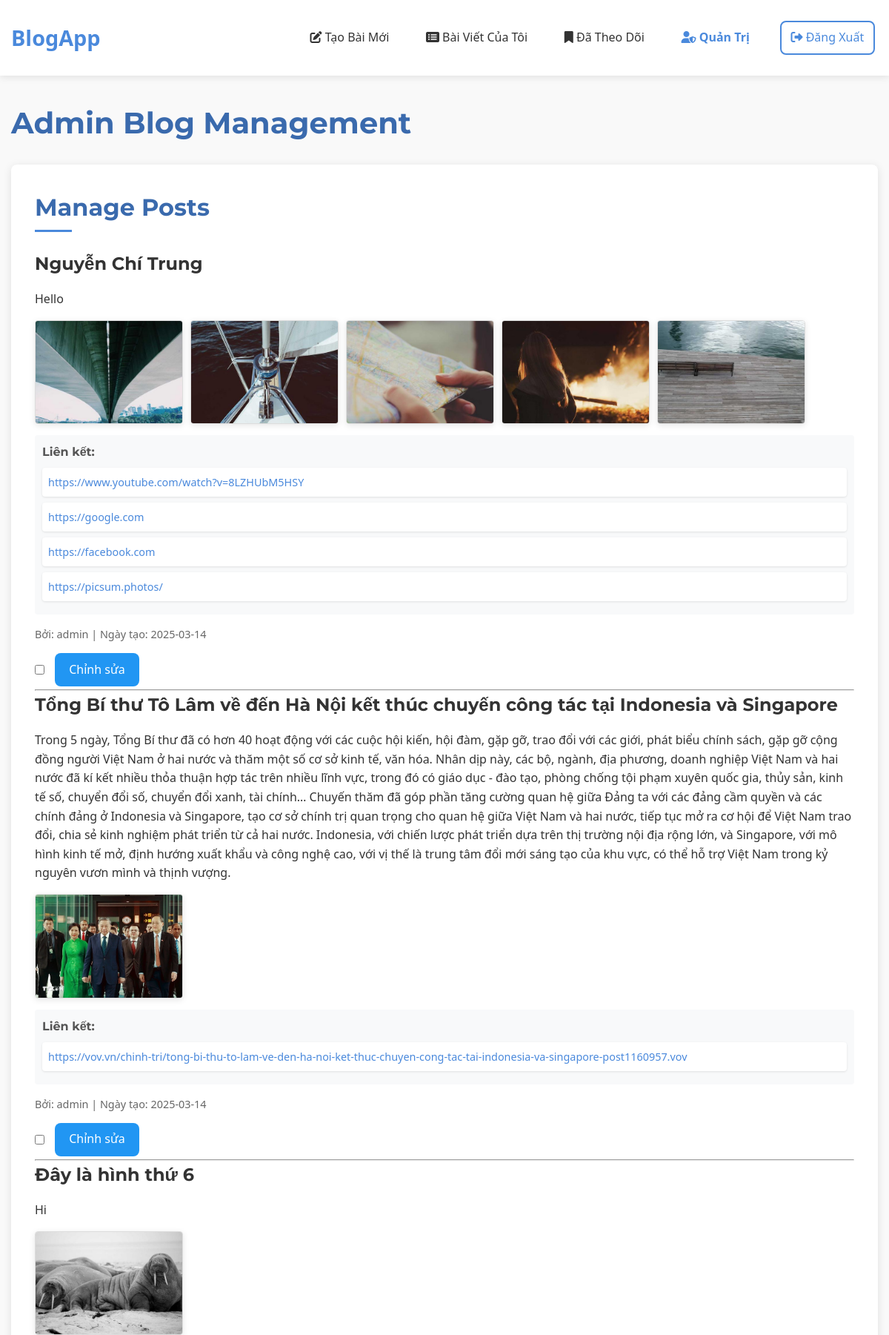
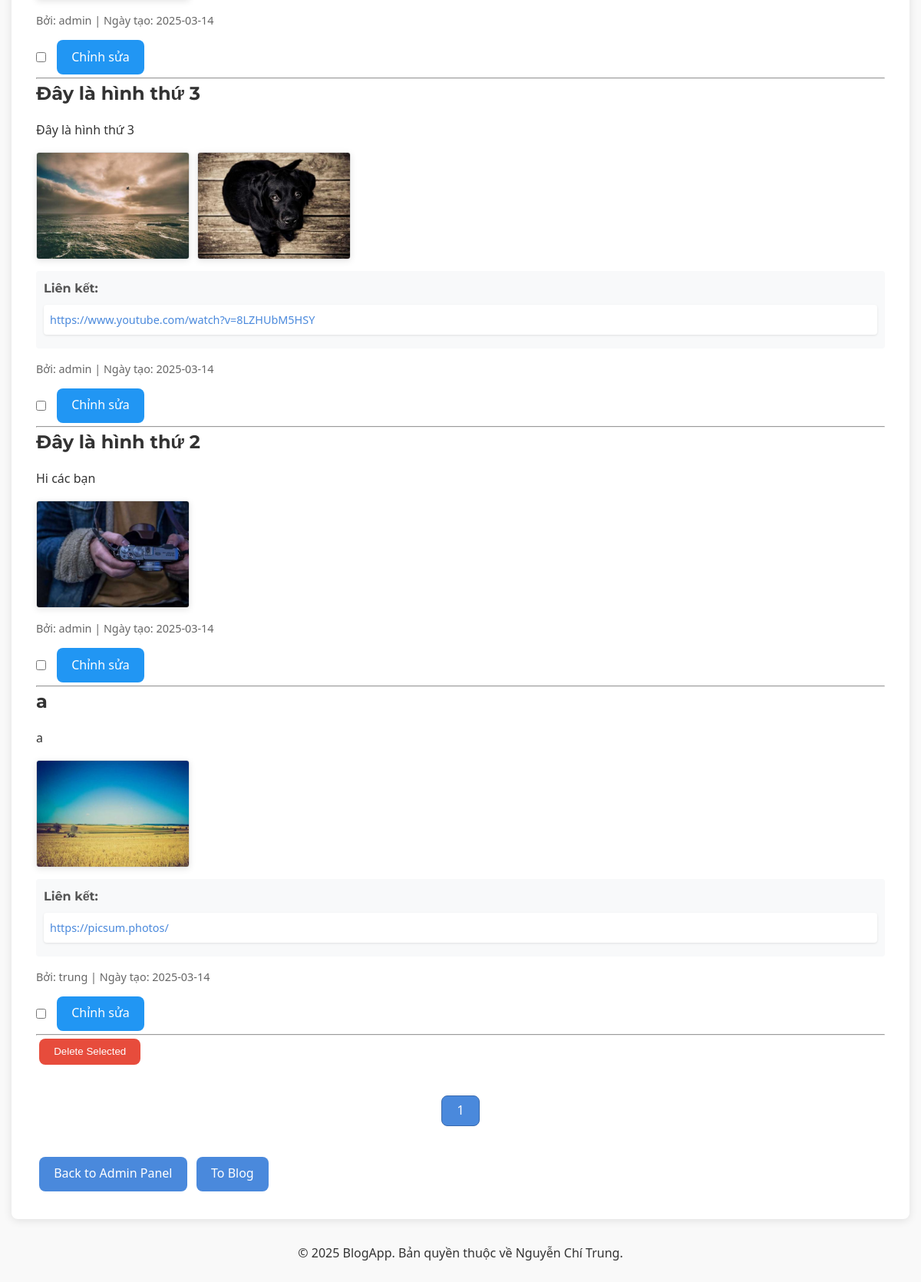
Page /admin/posts (signed in) on the committed database (2 pictures, top to bottom).
### tables this page shows
CREATE TABLE post (
  id INTEGER PRIMARY KEY AUTOINCREMENT,
  author_id INTEGER NOT NULL,
  created TIMESTAMP NOT NULL DEFAULT CURRENT_TIMESTAMP,
  title TEXT NOT NULL,
  text_content TEXT,
  FOREIGN KEY (author_id) REFERENCES user (id)
);

CREATE TABLE post_content (
  id INTEGER PRIMARY KEY AUTOINCREMENT,
  post_id INTEGER NOT NULL,
  content_type TEXT NOT NULL,  -- 'image' hoặc 'link'
  content TEXT NOT NULL,       -- đường dẫn hình ảnh hoặc URL
  display_order INTEGER NOT NULL,
  FOREIGN KEY (post_id) REFERENCES post (id) ON DELETE CASCADE
);

CREATE TABLE user (
  id INTEGER PRIMARY KEY AUTOINCREMENT,
  username TEXT UNIQUE NOT NULL,
  password TEXT NOT NULL,
  is_blocked BOOLEAN NOT NULL DEFAULT 0,
  is_admin BOOLEAN NOT NULL DEFAULT 0
);

### flaskr/blog.py (the view)
@bp.route('/admin/posts')
@login_required
def admin_posts():
    if not g.user['is_admin']:
        return redirect(url_for('blog.blog_index'))
    db = get_db()
    page = request.args.get('page', 1, type=int)
    per_page = 10
    offset = (page - 1) * per_page
    posts_rows = db.execute(
        'SELECT p.id, p.title, p.text_content, p.created, u.username, u.id as author_id'
        ' FROM post p JOIN user u ON p.author_id = u.id'
        ' ORDER BY p.created DESC LIMIT ? OFFSET ?',
        (per_page, offset)
    ).fetchall()
    posts = []
    for post_row in posts_rows:
        post = dict(post_row)
        contents = db.execute(
            'SELECT content_type, content, display_order'
            ' FROM post_content'
            ' WHERE post_id = ?'
            ' ORDER BY display_order',
            (post['id'],)
        ).fetchall()
        post['images'] = [c['content'] for c in contents if c['content_type'] == 'image']
        post['links'] = [c['content'] for c in contents if c['content_type'] == 'link']
        posts.append(post)
    total_posts = db.execute('SELECT COUNT(*) FROM post').fetchone()[0]
    total_pages = (total_posts + per_page - 1) // per_page
    return render_template('admin_posts.html', posts=posts, page=page, total_pages=total_pages)

### flaskr/__init__.py (called while the page is built)
def create_app(test_config=None):
    app = Flask(__name__, instance_relative_config=True)
    app.config.from_mapping(
        SECRET_KEY='dev',
        DATABASE=os.path.join(app.instance_path, 'flaskr.sqlite'),
    )
    if test_config is None:
        app.config.from_pyfile('config.py', silent=True)
    else:
        app.config.from_mapping(test_config)
    try:
        os.makedirs(app.instance_path)
    except OSError:
        pass
    from . import db
    db.init_app(app)
    from . import auth
    app.register_blueprint(auth.bp)
    from . import blog
    app.register_blueprint(blog.bp)
    @app.context_processor
    def inject_utilities():
        def get_year():
            return datetime.datetime.now().year
        return {'get_year': get_year}
    @app.route('/')
    def index():
        return redirect(url_for('blog.blog_index'))
    return app

### flaskr/auth.py (called while the page is built)
@bp.before_app_request
def load_logged_in_user():
    user_id = session.get('user_id')
    if user_id is None:
        g.user = None
    else:
        g.user = get_db().execute(
            'SELECT * FROM user WHERE id = ?', (user_id,)
        ).fetchone()  # fetchone() trả về một sqlite3.Row

def login_required(view):
    @functools.wraps(view)
    def wrapped_view(**kwargs):
        if g.user is None:
            return redirect(url_for('auth.login'))
        return view(**kwargs)
    return wrapped_view

### flaskr/db.py (called while the page is built)
def get_db():
    if 'db' not in g:
        g.db = sqlite3.connect(
            current_app.config['DATABASE'],
            detect_types=sqlite3.PARSE_DECLTYPES
        )
        g.db.row_factory = sqlite3.Row
    return g.db

### flaskr/templates/admin_posts.html (shortened to what this page needs)
{% extends 'base.html' %}
{% block header %}
  <h1>Admin Blog Management</h1>
{% endblock %}
{% block content %}
<section class="admin-section">
  <h2>Manage Posts</h2>
  <form action="{{ url_for('blog.delete_multiple_posts') }}" method="post" class="form-list">
    {% for post in posts %}
      <div class="post-item {% if post.is_admin %}admin{% endif %}">
        <h3>{{ post.title }}</h3>
        {% if post.text_content %}
        <div class="post-text">
          {{ post.text_content }}
        </div>
        {% endif %}
        {% if post.images %}
        <div class="post-images">
          {% for image in post.images %}
          <div class="image-container">
            <img src="{{ image }}" alt="Hình ảnh" class="post-image">
          </div>
          {% endfor %}
        </div>
        {% endif %}
        {% if post.links %}
        <div class="post-links">
          <h4>Liên kết:</h4>
          <ul>
            {% for link in post.links %}
            <li><a href="{{ link }}" target="_blank">{{ link }}</a></li>
            {% endfor %}
          </ul>
        </div>
        {% endif %}
        <div class="post-meta">
          <span>Bởi: {{ post.username }} | Ngày tạo: {{ post.created.strftime('%Y-%m-%d') }}</span>
        </div>
        <div class="post-actions">
          <input type="checkbox" name="post_ids" value="{{ post.id }}">
          <a class="btn edit" href="{{ url_for('blog.update', id=post.id) }}">Chỉnh sửa</a>
        </div>
      </div>
      <hr>
    {% endfor %}
    <input class="btn danger" type="submit" value="Delete Selected" onclick="return confirm('Are you sure you want to delete the selected posts?');">
  </form>
  <div class="pagination">
    {% for p in range(1, total_pages + 1) %}
      <a class="btn {% if p == page %}active{% endif %}" href="{{ url_for('blog.admin_posts', page=p) }}">{{ p }}</a>
    {% endfor %}
  </div>
  <div class="navigation-links">
    <a class="btn" href="{{ url_for('blog.admin') }}">Back to Admin Panel</a>
    <a class="btn" href="{{ url_for('blog.blog_index') }}">To Blog</a>
  </div>
</section>
{% endblock %}

### flaskr/static/style.css (style rules this page uses)
:root { --primary-color: #4a89dc; --primary-dark: #3a6aad; --primary-light: #6a99e9; --secondary-color: #5cb85c; --danger-color: #e74c3c; --warning-color: #f0ad4e; --text-color: #333; --text-light: #888; --bg-color: #f9f9f9; --light-gray: #eee; --dark-gray: #555; --border-radius: 8px; --box-shadow: 0 2px 12px rgba(0, 0, 0, 0.1); --transition: all 0.3s ease; --font-primary: 'Segoe UI', Tahoma, Geneva, Verdana, sans-serif; --font-heading: 'Montserrat', sans-serif; }
* { margin: 0; padding: 0; box-sizing: border-box; }
body { font-family: var(--font-primary); color: var(--text-color); background-color: var(--bg-color); line-height: 1.6; padding-bottom: 50px; }
a { color: var(--primary-color); text-decoration: none; transition: var(--transition); }
h1, h2, h3, h4, h5, h6 { font-family: var(--font-heading); margin-bottom: 1rem; color: var(--text-color); }
h1 { font-size: 2.5rem; font-weight: 700; color: var(--primary-dark); }
h2 { font-size: 2rem; position: relative; padding-bottom: 0.5rem; margin-bottom: 1.5rem; }
h2:after { content: ''; position: absolute; left: 0; bottom: 0; height: 3px; width: 50px; background-color: var(--primary-color); }
h3 { font-size: 1.5rem; }
.btn { display: inline-block; padding: 0.6rem 1.2rem; border-radius: var(--border-radius); font-weight: 500; text-align: center; cursor: pointer; border: none; transition: var(--transition); text-transform: none; margin: 0.25rem; background-color: var(--primary-color); color: white; }
.btn.danger { background-color: var(--danger-color); color: white; }
.post-meta { font-size: 0.9rem; color: var(--text-light); display: flex; align-items: center; gap: 0.5rem; }
.post-text { margin-bottom: 1rem; line-height: 1.7; }
.post-images { display: flex; flex-wrap: wrap; gap: 10px; margin: 1rem 0; }
.image-container { position: relative; overflow: hidden; border-radius: 8px; box-shadow: 0 2px 8px rgba(0, 0, 0, 0.1); max-width: 200px; max-height: 200px; }
.post-image { width: 100%; height: 100%; object-fit: cover; transition: transform 0.3s ease; }
.post-links { background-color: var(--light-gray); border-radius: var(--border-radius); padding: 1rem; margin: 1rem 0; }
.post-links h4 { margin-bottom: 0.5rem; font-size: 1rem; color: var(--dark-gray); }
.post-links ul { list-style: none; padding-left: 0; }
.post-links li { margin-bottom: 0.5rem; }
.post-links a { display: block; padding: 0.5rem; background-color: white; border-radius: 4px; font-size: 0.9rem; box-shadow: 0 1px 3px rgba(0, 0, 0, 0.1); transition: var(--transition); overflow: hidden; text-overflow: ellipsis; white-space: nowrap; }
.post-actions { display: flex; gap: 0.5rem; align-items: center; }
.pagination { display: flex; justify-content: center; gap: 0.5rem; margin: 2rem 0; }
.pagination .btn { min-width: 40px; height: 40px; display: flex; align-items: center; justify-content: center; background-color: white; color: var(--text-color); border: 1px solid var(--light-gray); }
.pagination .btn.active { background-color: var(--primary-color); color: white; border-color: var(--primary-dark); }
.admin-section { background-color: white; border-radius: var(--border-radius); box-shadow: var(--box-shadow); padding: 2rem; margin-bottom: 2rem; }
.admin-section h2 { color: var(--primary-dark); margin-bottom: 1.5rem; }

### flaskr/templates/admin_posts.html (style rules this page uses)
.post-images { display: flex; flex-wrap: wrap; gap: 10px; margin: 15px 0; }
.image-container { max-width: 200px; max-height: 200px; overflow: hidden; border: 1px solid #ddd; border-radius: 4px; }
.post-image { width: 100%; height: 100%; object-fit: cover; }
.post-links { margin: 15px 0; padding: 10px; background-color: #f8f9fa; border-radius: 4px; }
.post-text { margin: 15px 0; line-height: 1.6; }
.post-actions { margin-top: 10px; display: flex; align-items: center; gap: 10px; }
.edit { background-color: #2196F3; color: white; }
.post-meta { font-size: 0.9em; color: #666; margin-top: 10px; }

### rows in the picture
post: title "Nguyễn Chí Trung", text_content "Hello", username "admin", created "2025-03-14"
post_content: content (picture)
post_content: content (picture)
post_content: content (picture)
post_content: content (picture)
post_content: content (picture)
post_content: content "https://www.youtube.com/watch?v=8LZHUbM5HSY"
post_content: content "https://google.com"
post_content: content "https://facebook.com"
post_content: content "https://picsum.photos/"
post: title "Tổng Bí thư Tô Lâm về đến Hà Nội kết thúc chuyến công tác tại Indonesia và Singapore", text_content "Trong 5 ngày, Tổng Bí thư đã có hơn 40 hoạt động với các cuộc hội kiến, hội đàm, gặp gỡ, trao đổi với các giới, phát biểu chính sách, gặp gỡ cộng đồng người Việt Nam ở hai nước và thăm một số cơ sở kinh tế, văn hóa. Nhân dịp này, các bộ, ngành, địa phương, doanh nghiệp Việt Nam và hai nước đã kí kết nhiều thỏa thuận hợp tác trên nhiều lĩnh vực, trong đó có giáo dục - đào tạo, phòng chống tội phạm xuyên quốc gia, thủy sản, kinh tế số, chuyển đổi số, chuyển đổi xanh, tài chính… Chuyến thăm đã góp phần tăng cường quan hệ giữa Đảng ta với các đảng cầm quyền và các chính đảng ở Indonesia và Singapore, tạo cơ sở chính trị quan trọng cho quan hệ giữa Việt Nam và hai nước, tiếp tục mở ra cơ hội để…", username "admin", created "2025-03-14"
post_content: content (picture)
post_content: content "https://vov.vn/chinh-tri/tong-bi-thu-to-lam-ve-den-ha-noi-ket-thuc-chuyen-cong-tac-tai-indonesia-va-singapore-post1160957.vov"
post: title "Đây là hình thứ 6", text_content "Hi", username "admin", created "2025-03-14"
post_content: content (picture)
post: title "Đây là hình thứ 3", text_content "Đây là hình thứ 3", username "admin", created "2025-03-14"
post_content: content (picture)
post_content: content (picture)
post_content: content "https://www.youtube.com/watch?v=8LZHUbM5HSY"
post: title "Đây là hình thứ 2", text_content "Hi các bạn", username "admin", created "2025-03-14"
post_content: content (picture)
post: title "a", text_content "a", username "trung", created "2025-03-14"
post_content: content (picture)
post_content: content "https://picsum.photos/"

### other values in the picture
{{ p }} "1"
{{ get_year() }} "2025"
